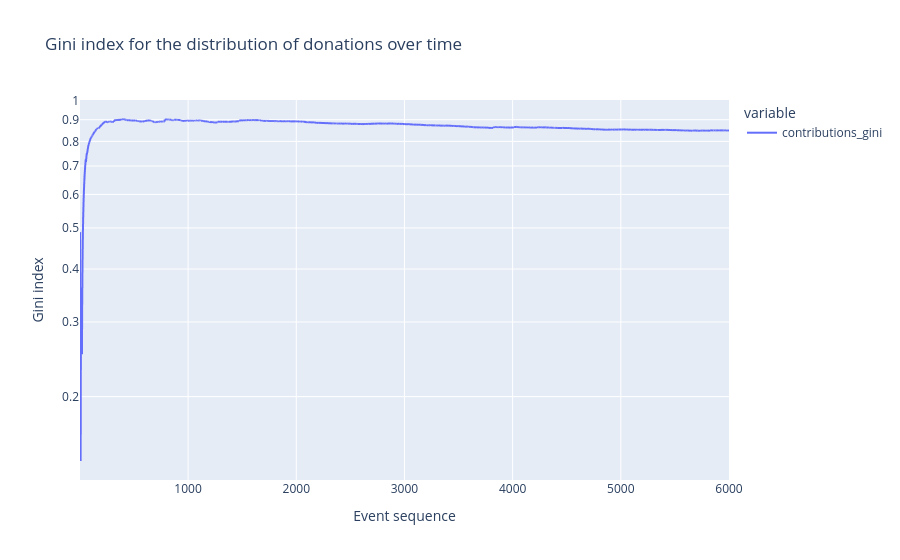

Source (notebook cell):
### Markdown cell above
#### Gini index

### Code cell
contribs_total_donation = lambda contribs: ineq.gini([contrib['amount'] for contrib in contribs]) / len(contribs)
contrib_per_time = df.contributions.iloc[1:].map(contribs_total_donation)
contrib_per_time.name = 'contributions_gini'
fig_df = contrib_per_time.reset_index()

title = 'Gini index for the distribution of donations over time'

x_col = 'timestep'
y_cols = ['contributions_gini']

labels = {'value': 'Gini index',
          'timestep': 'Event sequence'}

options = {'x': x_col,
           'y': y_cols,
           'title': title,
           'labels': labels,
           'log_y': True}

fig = px.line(fig_df, **options)

fig.show()

### Figure 1 — Plotly figure (JSON) as saved in the notebook; plotly's stock layout.template omitted (floating-point values rounded to 4 significant figures; data arrays with more than 128 entries replaced by an {"elided": "..."} marker saying what was removed)
{"data": [{"hovertemplate": "variable=contributions_gini<br>Event sequence=%{x}<br>Gini index=%{y}<extra></extra>", "legendgroup": "contributions_gini", "line": {"color": "#636efa", "dash": "solid"}, "mode": "lines", "name": "contributions_gini", "showlegend": true, "type": "scattergl", "x": {"elided": "6000 int values"}, "xaxis": "x", "y": {"elided": "6000 float values"}, "yaxis": "y"}], "layout": {"legend": {"title": {"text": "variable"}, "tracegroupgap": 0}, "title": {"text": "Gini index for the distribution of donations over time"}, "xaxis": {"anchor": "y", "autorange": true, "domain": [0, 1], "range": [1, 6000], "title": {"text": "Event sequence"}, "type": "linear"}, "yaxis": {"anchor": "x", "autorange": true, "domain": [0, 1], "range": [-0.8956, 0.0007765], "title": {"text": "Gini index"}, "type": "log"}}}
